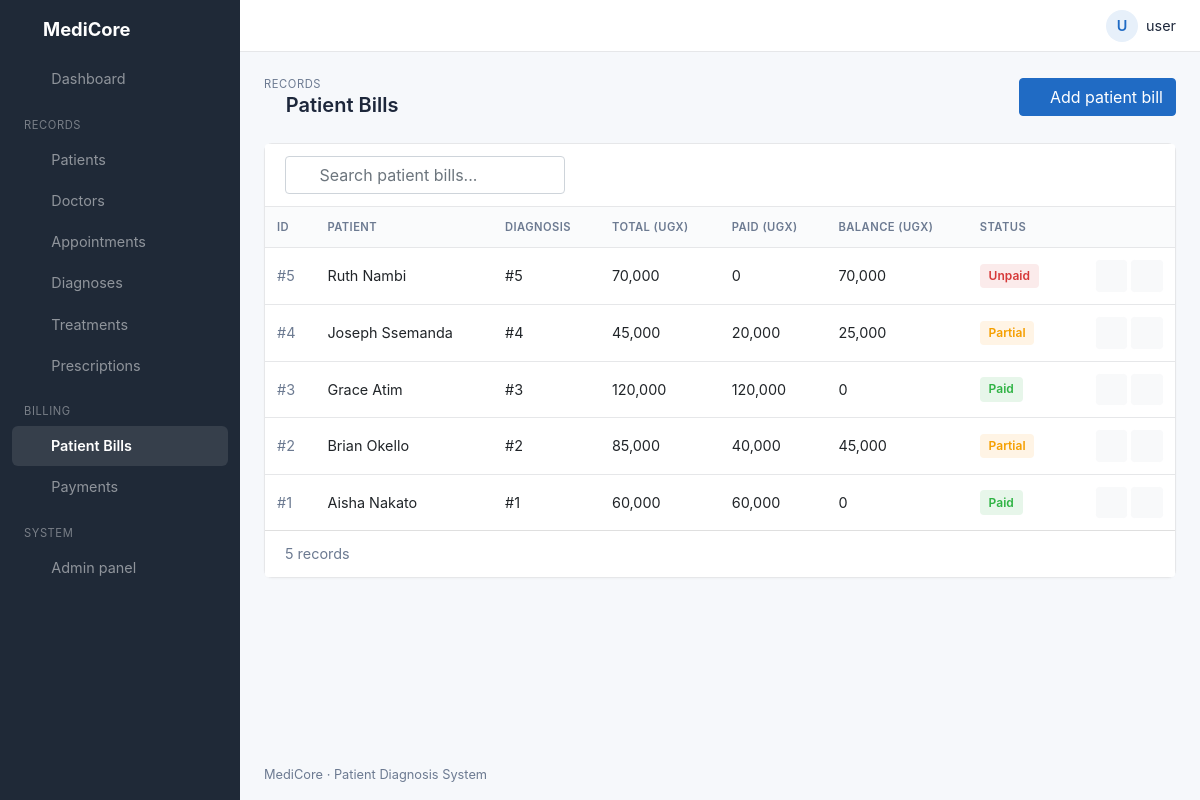
The app's page /bills/ (signed in) with its own data.
### clinic/models.py (models this page shows, shortened)
class PatientBill(models.Model):
    STATUS = [("Unpaid", "Unpaid"), ("Partial", "Partial"), ("Paid", "Paid")]
    bill_id = models.AutoField(primary_key=True)
    patient = models.ForeignKey(Patient, on_delete=models.CASCADE)
    diagnosis = models.ForeignKey(Diagnosis, on_delete=models.CASCADE)
    total_amount = models.DecimalField(max_digits=12, decimal_places=2, default=0)
    total_amount_paid = models.DecimalField(max_digits=12, decimal_places=2, default=0, editable=False)
    balance = models.DecimalField(max_digits=12, decimal_places=2, default=0, editable=False)
    status = models.CharField(max_length=10, choices=STATUS, default="Unpaid", editable=False)

class Patient(models.Model):
    GENDER = [("Male", "Male"), ("Female", "Female")]
    patient_id = models.AutoField(primary_key=True)
    name = models.CharField(max_length=150)
    date_of_birth = models.DateField()
    contact = models.CharField(max_length=20)
    gender = models.CharField(max_length=10, choices=GENDER)
    age = models.PositiveIntegerField()
    weight = models.DecimalField(max_digits=5, decimal_places=1, help_text="kg")
    address = models.CharField(max_length=255)
    def __str__(self):
        return self.name

### clinic/views.py (the view)
# urls.py: path('bills/', bills, name='bills'),
@login_required
def bills(request):
    return show_list(request, PatientBill, "bills.html", ["patient__name", "status"])

### clinic/views.py (called while the page is built)
def show_list(request, model, template, search_fields):
    items = model.objects.all().order_by("-pk")
    q = request.GET.get("q", "").strip()
    if q:
        condition = Q()
        for field in search_fields:
            condition |= Q(**{f"{field}__icontains": q})
        items = items.filter(condition)
    return render(request, template, {"items": items, "q": q})

### templates/bills.html (shortened to what this page needs)
{% extends 'base.html' %}
{% load static %}
{% load crispy_forms_tags %}
{% load humanize %}
{% block pretitle %}Records{% endblock %}
{% block heading %}<i class="ti ti-file-invoice"></i> Patient Bills{% endblock %}
{% block actions %}<a href="{% url 'add_bill' %}" class="btn btn-primary"><i class="ti ti-plus"></i> Add patient bill</a>{% endblock %}
{% block content %}
<div class="card">
  <div class="card-header">
    <form method="get" class="search flex-fill">
      <i class="ti ti-search"></i>
      <input type="text" name="q" value="{{ q }}" class="form-control" placeholder="Search patient bills...">
    </form>
  </div>
  <div class="table-responsive">
    <table class="table table-hover">
      <thead><tr><th>ID</th><th>Patient</th><th>Diagnosis</th><th>Total (UGX)</th><th>Paid (UGX)</th><th>Balance (UGX)</th><th>Status</th><th></th></tr></thead>
      <tbody>
      {% for x in items %}
        <tr>
          <td><span class="text-id">#{{ x.bill_id }}</span></td>
          <td>{{ x.patient }}</td>
          <td>#{{ x.diagnosis_id }}</td>
          <td>{{ x.total_amount|floatformat:0|intcomma }}</td>
          <td>{{ x.total_amount_paid|floatformat:0|intcomma }}</td>
          <td>{{ x.balance|floatformat:0|intcomma }}</td>
          <td><span class="status status-{{ x.status|lower }}">{{ x.status }}</span></td>
          <td class="text-right text-nowrap">
            <a href="{% url 'edit_bill' x.pk %}" class="btn btn-sm btn-light btn-icon" title="Edit"><i class="ti ti-edit"></i></a>
            <a href="{% url 'delete_bill' x.pk %}" class="btn btn-sm btn-light btn-icon text-danger" title="Delete"><i class="ti ti-trash"></i></a>
          </td>
        </tr>
      {% empty %}
        <tr><td colspan="8" class="text-muted">No patient bills yet.</td></tr>
      {% endfor %}
      </tbody>
    </table>
  </div>
  <div class="card-footer">{{ items|length }} record{{ items|length|pluralize }}</div>
</div>
{% endblock %}

### templates/base.html (shortened to what this page needs)
{% load static %}
{% load crispy_forms_tags %}
<!DOCTYPE html>
<html lang="en">
<head>
  <link rel="stylesheet" href="{% static 'css/bootstrap.min.css' %}">
  <link rel="stylesheet" href="{% static 'css/tabler-icons.min.css' %}">
  <link rel="stylesheet" href="{% static 'css/style.css' %}">
</head>
<body>
<aside class="sidebar navbar navbar-dark navbar-expand-lg">
  <a class="navbar-brand" href="{% url 'Home' %}"><i class="ti ti-heartbeat"></i> MediCore</a>
  <div class="collapse navbar-collapse" id="menu">
    <ul class="navbar-nav">
      <li class="nav-item"><a class="nav-link {% if request.path == '/' %}active{% endif %}" href="{% url 'Home' %}"><i class="ti ti-layout-dashboard"></i> Dashboard</a></li>
      <li class="nav-heading">Records</li>
      <li class="nav-item"><a class="nav-link {% if '/patients/' in request.path %}active{% endif %}" href="{% url 'patients' %}"><i class="ti ti-user-heart"></i> Patients</a></li>
      <li class="nav-item"><a class="nav-link {% if '/doctors/' in request.path %}active{% endif %}" href="{% url 'doctors' %}"><i class="ti ti-stethoscope"></i> Doctors</a></li>
      <li class="nav-item"><a class="nav-link {% if '/appointments/' in request.path %}active{% endif %}" href="{% url 'appointments' %}"><i class="ti ti-calendar-event"></i> Appointments</a></li>
      <li class="nav-item"><a class="nav-link {% if '/diagnoses/' in request.path %}active{% endif %}" href="{% url 'diagnoses' %}"><i class="ti ti-clipboard-heart"></i> Diagnoses</a></li>
      <li class="nav-item"><a class="nav-link {% if '/treatments/' in request.path %}active{% endif %}" href="{% url 'treatments' %}"><i class="ti ti-bed"></i> Treatments</a></li>
      <li class="nav-item"><a class="nav-link {% if '/prescriptions/' in request.path %}active{% endif %}" href="{% url 'prescriptions' %}"><i class="ti ti-pill"></i> Prescriptions</a></li>
      <li class="nav-heading">Billing</li>
      <li class="nav-item"><a class="nav-link {% if '/bills/' in request.path %}active{% endif %}" href="{% url 'bills' %}"><i class="ti ti-file-invoice"></i> Patient Bills</a></li>
      <li class="nav-item"><a class="nav-link {% if '/payments/' in request.path %}active{% endif %}" href="{% url 'payments' %}"><i class="ti ti-cash"></i> Payments</a></li>
      <li class="nav-heading">System</li>
      <li class="nav-item"><a class="nav-link" href="/admin/"><i class="ti ti-settings"></i> Admin panel</a></li>
    </ul>
  </div>
</aside>
<div class="page-wrapper">
  <header class="topbar">
    <div class="dropdown ml-auto">
      <a href="#" class="user-menu" data-toggle="dropdown">
        <span class="avatar">{{ user.username|slice:":1"|upper }}</span>
        <span class="d-none d-md-inline">{{ user.username }}</span>
      </a>
    </div>
  </header>
  <div class="page-header">
    <div>
      <div class="page-pretitle">{% block pretitle %}MediCore{% endblock %}</div>
      <h2 class="page-title">{% block heading %}{% endblock %}</h2>
    </div>
    <div>{% block actions %}{% endblock %}</div>
  </div>
  <main class="page-body">
    {% block content %}{% endblock %}
  </main>
  <footer class="footer">MediCore &middot; Patient Diagnosis System</footer>
</div>
</body>
</html>

### static/css/style.css (style rules this page uses)
:root { --primary: #206bc4; --sidebar: #1f2937; --bg: #f6f8fb; --border: #e6e7e9; --muted: #6c7a91; }
body { background: var(--bg); color: #1d273b; font-size: .9rem; }
a { color: var(--primary); }
.btn-primary { background: var(--primary); border-color: var(--primary); }
.ti { font-size: 1.1rem; vertical-align: -2px; }
.sidebar { background: var(--sidebar); padding: 0; align-items: flex-start; }
.sidebar .navbar-brand { font-weight: 700; padding: 1rem 1.25rem; font-size: 1.15rem; }
.sidebar .navbar-brand .ti { color: #4dabf7; font-size: 1.5rem; }
.sidebar .navbar-nav { width: 100%; padding: 0 .75rem 1rem; }
.sidebar .nav-link { color: rgba(255,255,255,.7); border-radius: 6px; padding: .55rem .75rem !important; margin-bottom: 2px; }
.sidebar .nav-link .ti { margin-right: .6rem; }
.sidebar .nav-link.active { color: #fff; background: rgba(255,255,255,.1); font-weight: 600; }
.sidebar .nav-heading { color: rgba(255,255,255,.4); text-transform: uppercase; font-size: .7rem; letter-spacing: .05em; padding: 1rem .75rem .4rem; }
@media (min-width: 992px) { .sidebar { position: fixed; top: 0; bottom: 0; left: 0; width: 15rem; flex-direction: column; overflow-y: auto; } }
@media (min-width: 992px) { .sidebar .navbar-collapse { width: 100%; align-items: flex-start; } }
@media (min-width: 992px) { .sidebar .navbar-nav { flex-direction: column; } }
@media (min-width: 992px) { .page-wrapper { margin-left: 15rem; } }
.page-wrapper { min-height: 100vh; display: flex; flex-direction: column; }
.topbar { display: flex; align-items: center; background: #fff; border-bottom: 1px solid var(--border); padding: .6rem 1.5rem; }
.user-menu { display: flex; align-items: center; color: #1d273b; text-decoration: none !important; }
.avatar { width: 2rem; height: 2rem; border-radius: 50%; background: #e7f0fa; color: var(--primary); display: inline-flex; align-items: center; justify-content: center; font-weight: 600; margin-right: .5rem; }
.page-header { display: flex; justify-content: space-between; align-items: center; padding: 1.5rem 1.5rem .5rem; flex-wrap: wrap; gap: .75rem; }
.page-pretitle { text-transform: uppercase; font-size: .7rem; color: var(--muted); letter-spacing: .05em; }
.page-title { font-size: 1.25rem; font-weight: 600; margin: 0; }
.page-title .ti { color: var(--primary); font-size: 1.35rem; }
.page-body { padding: 1rem 1.5rem; flex: 1; }
.footer { padding: 1rem 1.5rem; color: var(--muted); font-size: .8rem; }
.card { border: 1px solid var(--border); border-radius: 8px; box-shadow: 0 1px 2px rgba(0,0,0,.03); margin-bottom: 1.25rem; }
.card-header { background: #fff; border-bottom: 1px solid var(--border); display: flex; justify-content: space-between; align-items: center; }
.card-footer { background: #fff; color: var(--muted); }
.table { margin-bottom: 0; }
.table thead th { border-top: 0; border-bottom: 1px solid var(--border); background: #fafbfc; color: var(--muted); font-size: .7rem; text-transform: uppercase; letter-spacing: .04em; font-weight: 600; }
.table td { vertical-align: middle; border-top: 1px solid var(--border); }
.text-id { color: var(--muted); }
.status { display: inline-block; padding: .2rem .55rem; border-radius: 4px; font-size: .75rem; font-weight: 600; }
.status-paid, .status-completed { background: #e7f6ea; color: #2fb344; }
.status-partial, .status-pending { background: #fff4e5; color: #f59f00; }
.status-unpaid, .status-cancelled { background: #fbebeb; color: #d63939; }
.search { position: relative; max-width: 280px; }
.search .ti { position: absolute; left: .7rem; top: .55rem; color: var(--muted); }
.search input { padding-left: 2.1rem; }
.btn-icon { padding: .25rem .5rem; }

### records on screen
PatientBill: bill_id "5", patient "Ruth Nambi", diagnosis_id "5", total_amount "70,000", total_amount_paid "0", balance "70,000", status "Unpaid"
PatientBill: bill_id "4", patient "Joseph Ssemanda", diagnosis_id "4", total_amount "45,000", total_amount_paid "20,000", balance "25,000", status "Partial"
PatientBill: bill_id "3", patient "Grace Atim", diagnosis_id "3", total_amount "120,000", total_amount_paid "120,000", balance "0", status "Paid"
PatientBill: bill_id "2", patient "Brian Okello", diagnosis_id "2", total_amount "85,000", total_amount_paid "40,000", balance "45,000", status "Partial"
PatientBill: bill_id "1", patient "Aisha Nakato", diagnosis_id "1", total_amount "60,000", total_amount_paid "60,000", balance "0", status "Paid"

### other values on screen
{{ user.username|slice:":1"|upper }} "U"
{{ user.username }} "user"
{{ items|length }} "5"
